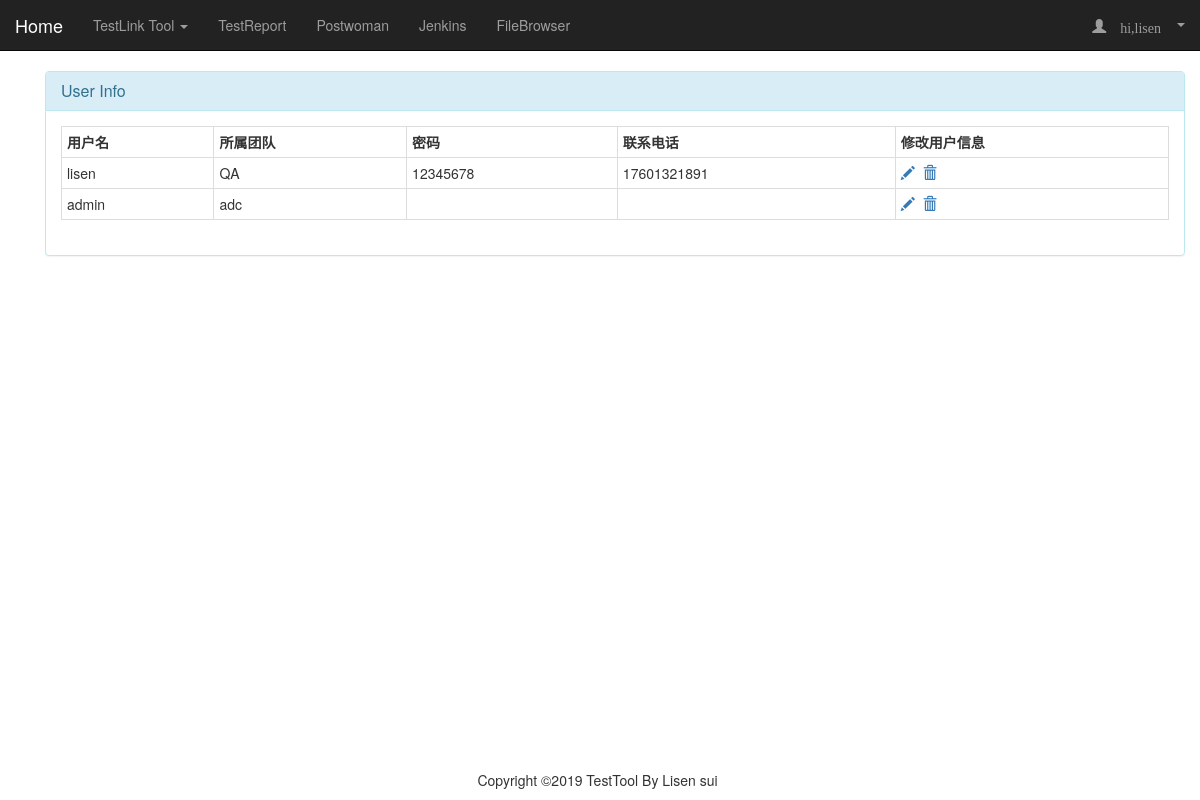
The app's page /users (signed in), older data.
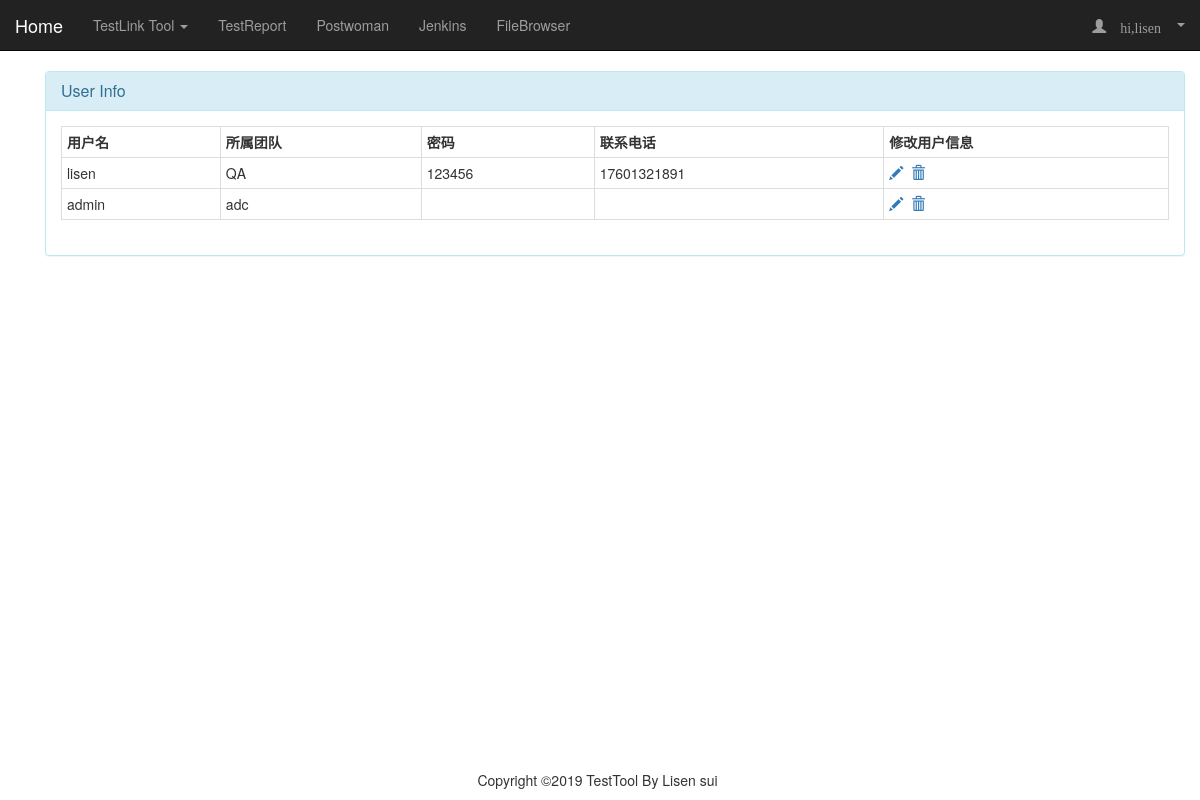
The same page, newer data.
### tables this page shows
CREATE TABLE COMPANY
                   (NAME           TEXT PRIMARY KEY   NOT NULL,
                   TEAM        CHAR(50),
                   PASSWORD       INT  NOT NULL,
                   TEL          INT );

### app.py (the view)
@app.route("/users",methods=['GET','POST'])
def showUser():
    values = getValue()
    return render_template("showDir/users.html",value=values)

### app.py (called while the page is built)
@app.before_request
def before_request():
    if request.path == "/login/" or request.path == "/register" or request.path == "/insertSQL":
        return None
    if request.path == "/static/css/style.css" or request.path == "/static/js/vector.js" or request.path == "/static/img/TestTool.png":
        return None
    if "username" not in session:
        return redirect("/login/")
    return None

@app.context_processor
def my_context_processor():
    user = session.get('username')
    if user:
        return {'login_user': user}
    return {}

### script/lib.py (called while the page is built)
def getValue():
    select = '''SELECT name, team, password, tel  from COMPANY'''
    values = operateSelect("userDB.db", select)
    return values

### script/sqlOperate.py (called while the page is built)
def operateSelect(DBNAME,condition):
    conn = sqlite3.connect(DBNAME)
    c = conn.cursor()
    values = []
    try:
        cursor = c.execute(condition)
        for row in cursor:
            values.append(row)
        conn.close()
    except:
        print("Please check your SQL script:%s."%condition)
        return False
    return values

### templates/showDir/users.html (shortened to what this page needs)
{% extends "baseNavbar.html" %}
{% block page_content %}
    <div class="container">
        <div class="row clearfix">
            <div class="col-md-12 column">
                <div class="panel panel-info">
                    <div class="panel-heading">
                        <h3 class="panel-title">
                            User Info
                        </h3>
                    </div>
                    <div class="panel-body">
                        <table class="table table-bordered table-hover table-condensed">
                            <tr>
                                <th>用户名</th>
                                <th>所属团队</th>
                                <th>密码</th>
                                <th>联系电话</th>
                                <th>修改用户信息</th>
                            </tr>
                                {% for i in value %}
                                    <tr>
                                        <td>{{ i[0] }}</td>
                                        <td>{{ i[1] }}</td>
                                        <td>{{ i[2] }}</td>
                                        <td>{{ i[3] }}</td>
                                        <td>
                                            <a id="modal-829514" href="#modal-container-829514" data-toggle="modal" data-id="{{i[0]}},{{i[1]}},{{i[2]}},{{i[3]}}"><span class="glyphicon glyphicon-pencil"></span></a>&nbsp;
                                            <a id="modal-829515" href="#modal-container-829515" data-toggle="modal" data-id="{{(i[0])}}"><span class="glyphicon glyphicon-trash"></span></a>
                                        </td>
                                    </tr>
                                {% endfor %}
                        </table>
                    </div>
                </div>
            </div>
        </div>
    </div>
<div class="col-md-12 column">
</div>
{% endblock %}

### templates/baseNavbar.html (shortened to what this page needs)
{% extends "bootstrap/base.html"  %}
{% block navbar %}
<nav class="navbar navbar-default navbar-inverse navbar-static-top" role="navigation">
	<div class="container-fluid">
    <div class="navbar-header">
        <a class="navbar-brand" href="/">Home</a>
    </div>
    <div>
        <ul class="nav navbar-nav">
            <li class="dropdown">
                <a class="dropdown-toggle" data-toggle="dropdown">
                    TestLink Tool <b class="caret"></b>
                </a>
            </li>
            <li><a href="/showPerf">TestReport</a></li>
            <li><a href="https://postwoman.io/">Postwoman</a></li>
            <li><a href="#" id="jenkins">Jenkins</a></li>
            <li><a href="#" id="FileBrowser">FileBrowser</a></li>
        </ul>
        <ul class="nav navbar-nav navbar-right">
            <li class="dropdown">
              {% if login_user %}
                <a class="dropdown-toggle glyphicon glyphicon-user" data-toggle="dropdown">
                hi,{{ login_user }} <b class="caret"></b>
                </a>
               {% else %}
                    <a href="{{ url_for('login') }}">登录</a>
              {% endif %}
        </li>
        </ul>
    </div>
	</div>
</nav>
{% endblock %}
{% block content %}
<div class="container">
  {% block page_content %}{% endblock %}
</div>
<div class="footer navbar-fixed-bottom">
    <div class="container">
        <div class="row footer-bottom">
            <ul class="list-inline text-center">
                <li>Copyright &copy;2019 TestTool By Lisen sui</li>
            </ul>
        </div>
    </div>
</div>
{% endblock %}

Row changes from the older to the newer data that the page shows:
changed COMPANY "lisen": PASSWORD "12345678" → "123456"
